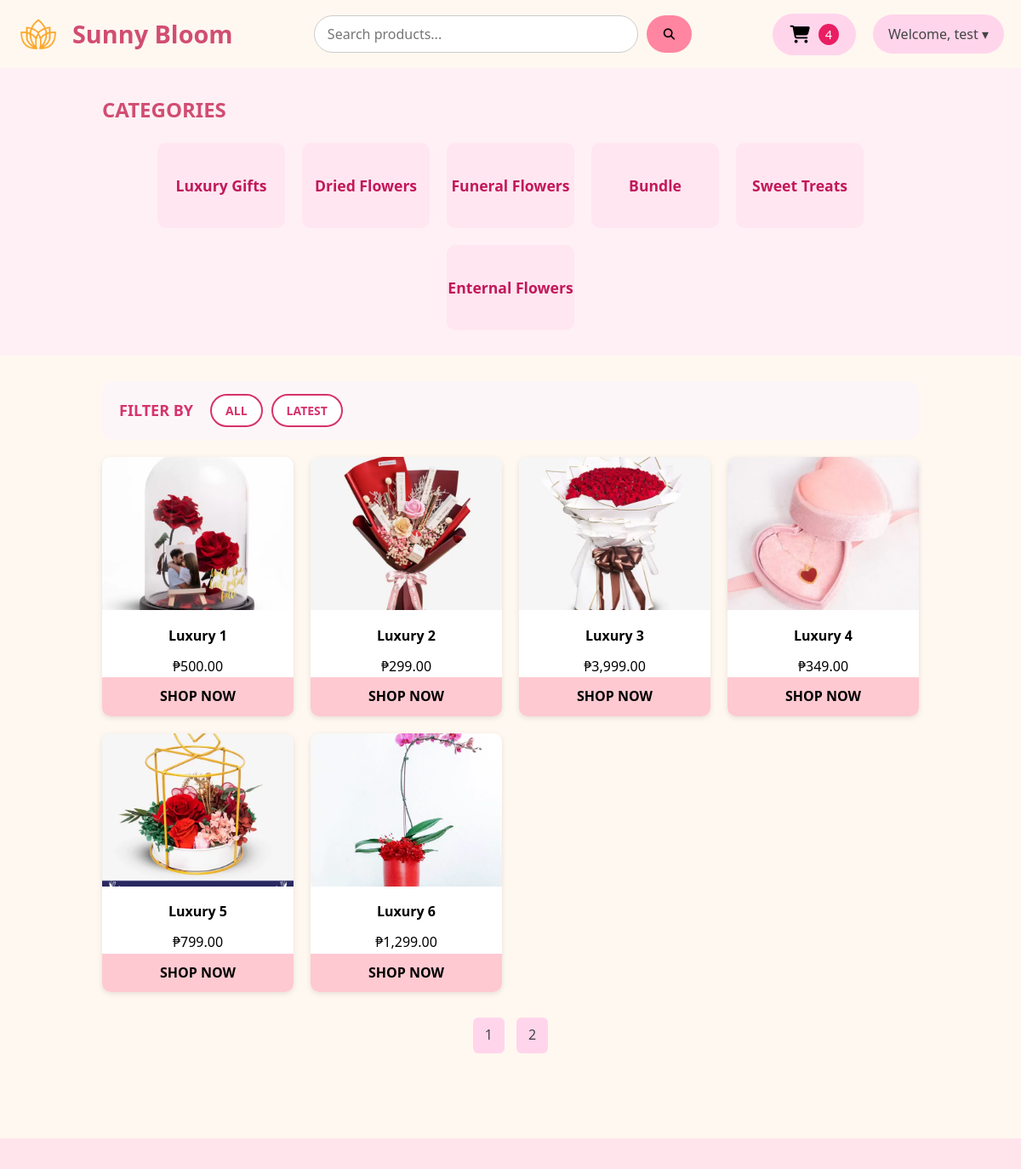
Page /php/product-category.php?category=Luxury+Gifts&user=test (signed in, upper part) on the earlier database version.
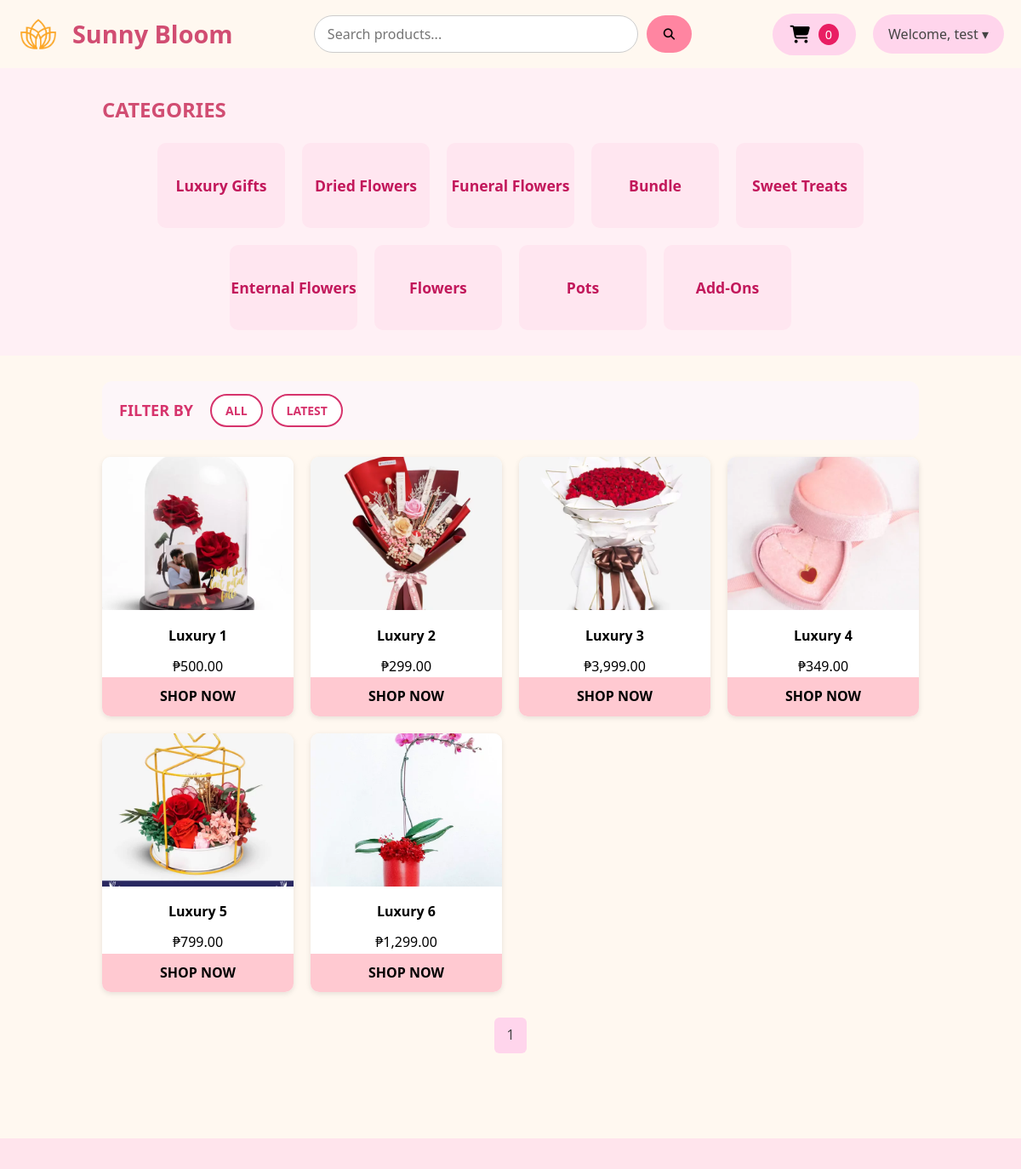
Same page on the later database version.
### tables this page shows
CREATE TABLE `category` (
  `id` int(11) NOT NULL,
  `category` varchar(50) NOT NULL,
  `product_count` int(11) DEFAULT 0
);

CREATE TABLE `product` (
  `id` int(11) NOT NULL,
  `name` varchar(255) NOT NULL,
  `image` varchar(255) NOT NULL,
  `category` varchar(255) NOT NULL,
  `qty` int(11) NOT NULL,
  `price` varchar(255) DEFAULT NULL,
  `category_id` int(11) DEFAULT NULL,
  `status` varchar(50) DEFAULT 'Available',
  `total_sold` int(11) DEFAULT 0,
  `available_stocks` int(11) DEFAULT 0
);

### php/product-category.php (the view, shortened to what the changed rows need)
<?php
require 'connection.php';
if (isset($_SESSION['user_name'])) {
    $userName = $_SESSION['user_name'];
} else {
    header("Location: http://localhost/flowershop/php/customer-landing-page.php");
    exit;
}
?>
<!DOCTYPE html>
<html lang="en">
<head>
    <link rel="stylesheet" href="https://cdnjs.cloudflare.com/ajax/libs/font-awesome/6.4.2/css/all.min.css" />
    <link rel="stylesheet" href="../css/product-category.css" />
</head>
<body>
<header class="header">
  <div class="header-right">
    <a href="cart.php?user=<?= urlencode($userName) ?>" class="cart-link">
      <button class="cart-button">
        <i class="fas fa-shopping-cart"></i>
        <?php
          $userQuery = "SELECT id FROM users WHERE name = ?";
          $stmt = mysqli_prepare($conn, $userQuery);
          mysqli_stmt_bind_param($stmt, "s", $userName);
          mysqli_stmt_execute($stmt);
          $userResult = mysqli_stmt_get_result($stmt);
          $userRow = mysqli_fetch_assoc($userResult);
          $user_id = $userRow['id'] ?? 0;
          $cartQuery = "SELECT COUNT(*) AS count FROM cart WHERE user_id = ?";
          $cartStmt = mysqli_prepare($conn, $cartQuery);
          mysqli_stmt_bind_param($cartStmt, "i", $user_id);
          mysqli_stmt_execute($cartStmt);
          $cartResult = mysqli_stmt_get_result($cartStmt);
          $cartCount = mysqli_fetch_assoc($cartResult)['count'] ?? 0;
          echo "<span class='cart-number'>$cartCount</span>";
        ?>
      </button>
    </a>
  </div>
</header>
      <section class="content-categories">
    <div class="containers-category">
                    <?php
                    require 'connection.php';
                    $query = "SELECT * FROM category";
                    $result = mysqli_query($conn, $query);
                    while ($row = mysqli_fetch_assoc($result)) {
                        $categoryLink = "product-category.php?category=" . urlencode($row['category']) . "&user=" . urlencode($userName);
                        echo "<a class='category-link' href='$categoryLink'>";
                        echo "<div class='categories'>";
                        echo "<div class='category-title'>";
                        echo "<span>{$row['category']}</span>";
                        echo "</div>";
                        echo "</div>";
                        echo "</a>";
                    }
                    ?>
                </div>
        </section>
<section class="daily-discover-content" id="product">
  <div class="daily-discover-container">
    <div class="grid-items">
      <?php
        require 'connection.php';
        $itemsPerPage = 6;
        $filterType = $_GET['filter'] ?? 'all';
        $category = isset($_GET['category']) ? urldecode($_GET['category']) : '';
        $page = $_GET['page'] ?? 1;
        $offset = ($page - 1) * $itemsPerPage;
        switch ($filterType) {
          case 'all':
            $query = "SELECT * FROM product WHERE category = '$category' LIMIT $offset, $itemsPerPage";
            break;
        }
        $result = mysqli_query($conn, $query);
        while ($product = mysqli_fetch_assoc($result)):
          $productName = htmlspecialchars($product['name']);
          $productPrice = number_format($product['price'], 2);
          $productImage = htmlspecialchars($product['image']);
      ?>
        <a class="product-link" href="product-details.php?id=<?= $product['id'] ?>">
          <div class="items">
            <img src="../img/<?= $productImage ?>" alt="<?= $productName ?>" />
            <div class="discover-description"><span><?= $productName ?></span></div>
            <div class="discover-price"><p>₱<?= $productPrice ?></p></div>
            <div class="shopnow-button"><p>SHOP NOW</p></div>
          </div>
        </a>
      <?php endwhile; ?>
    </div>
  </div>
  <?php if ($filterType == 'all'): ?>
    <div class="page">
      <?php
        $totalQuery = "SELECT COUNT(*) AS total FROM product WHERE category = '$category'";
        $totalResult = mysqli_query($conn, $totalQuery);
        $totalProducts = mysqli_fetch_assoc($totalResult)['total'];
        $totalPages = ceil($totalProducts / $itemsPerPage);
        for ($i = 1; $i <= $totalPages; $i++):
          $activeClass = ($i == $page) ? 'active-page' : '';
      ?>
        <a href="?filter=<?= $filterType ?>&category=<?= urlencode($category) ?>&page=<?= $i ?>&user=<?= $userName ?>"
           class="pagination-link <?= $activeClass ?>"><?= $i ?></a>
      <?php endfor; ?>
    </div>
  <?php endif; ?>
</section>
</body>
</html>
<?php
include ('footer.php');
?>

Differences in the rows shown:
added category: category "Flowers"
added category: category "Pots"
added category: category "Add-Ons"
Other differences:
$cartCount: "4" → "0"
list line gone: "2"
